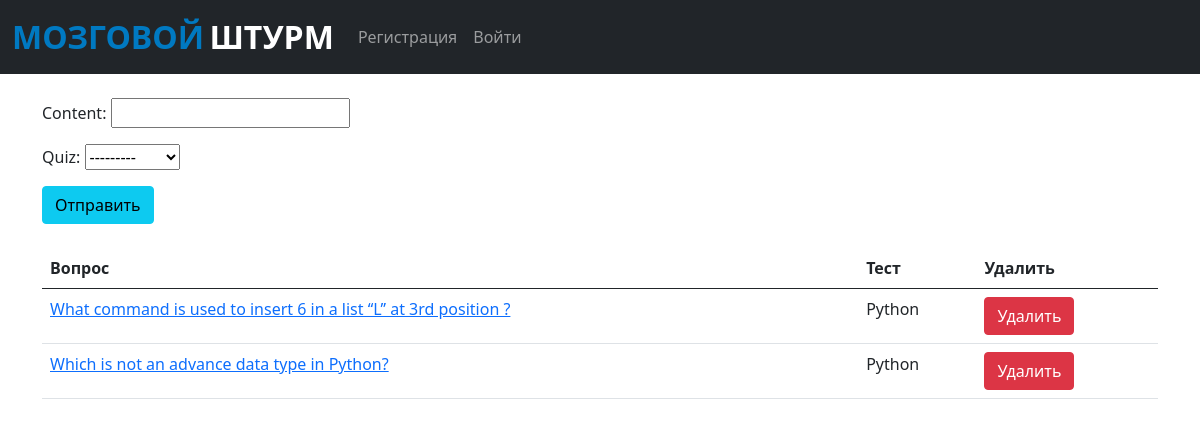
Page /add_question/ on the committed database.
### home/models.py (models this page shows, shortened)
class Question(models.Model):
    content = models.CharField(max_length=200)
    quiz = models.ForeignKey(Quiz, on_delete=models.CASCADE)

class Quiz(models.Model):
    name = models.CharField(max_length=50)
    desc = models.CharField(max_length=500)
    number_of_questions = models.IntegerField(default=1)
    time = models.IntegerField(help_text="Время в секундах", default="1")
    def __str__(self):
        return self.name

### home/views.py (the view)
# urls.py: path('add_question/', views.add_question, name='add_question'),
def add_question(request):
    questions = Question.objects.all()
    questions = Question.objects.filter().order_by('-id')
    if request.method=="POST":
        form = QuestionForm(request.POST)
        if form.is_valid():
            form.save()
            return render(request, "add_question.html")
    else:
        form=QuestionForm()
    return render(request, "add_question.html", {'form':form, 'questions':questions})

### home/forms.py
class QuestionForm(forms.ModelForm):
    class Meta:
        model = Question
        fields = ('content', 'quiz')

### home/templates/add_question.html (shortened to what this page needs)
{% extends 'base.html' %}
{% block body %}
<div class="container mt-4">
  <form action="/add_question/" method="POST"> {% csrf_token %}
    {{ form.as_p }}
    <button type="submit" class="btn btn-info">Отправить</button>
  </form>
  <br>
  <table class="table">
    <thead>
      <tr>
        <th>Вопрос</th>
        <th>Тест</th>
        <th>Удалить</th>
      </tr>
    </thead>
    {% for question in questions %}
    <tr>
      <td><a href="/add_options/{{question.id}}/">{{question.content}}</a></td>
      <td>{{question.quiz}}</td>
      <td><a href="/delete_question/{{question.id}}/" class="btn btn-danger">Удалить</a></td>
    </tr>
    {% endfor %}
  </table>
</div>
{% endblock %}

### rows in the picture
Question: content "What command is used to insert 6 in a list ‘‘L’’ at 3rd position ?", quiz "Python"
Question: content "Which is not an advance data type in Python?", quiz "Python"
